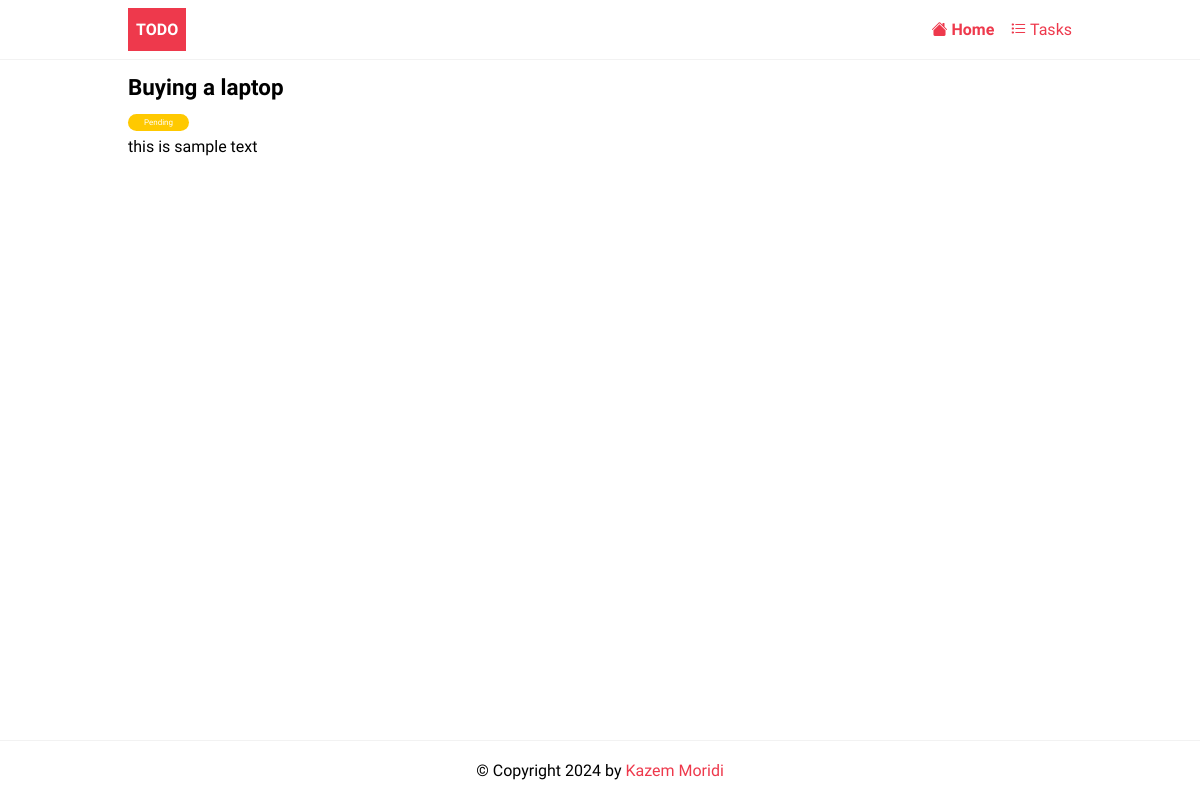
The app's page /task/1/, older data.
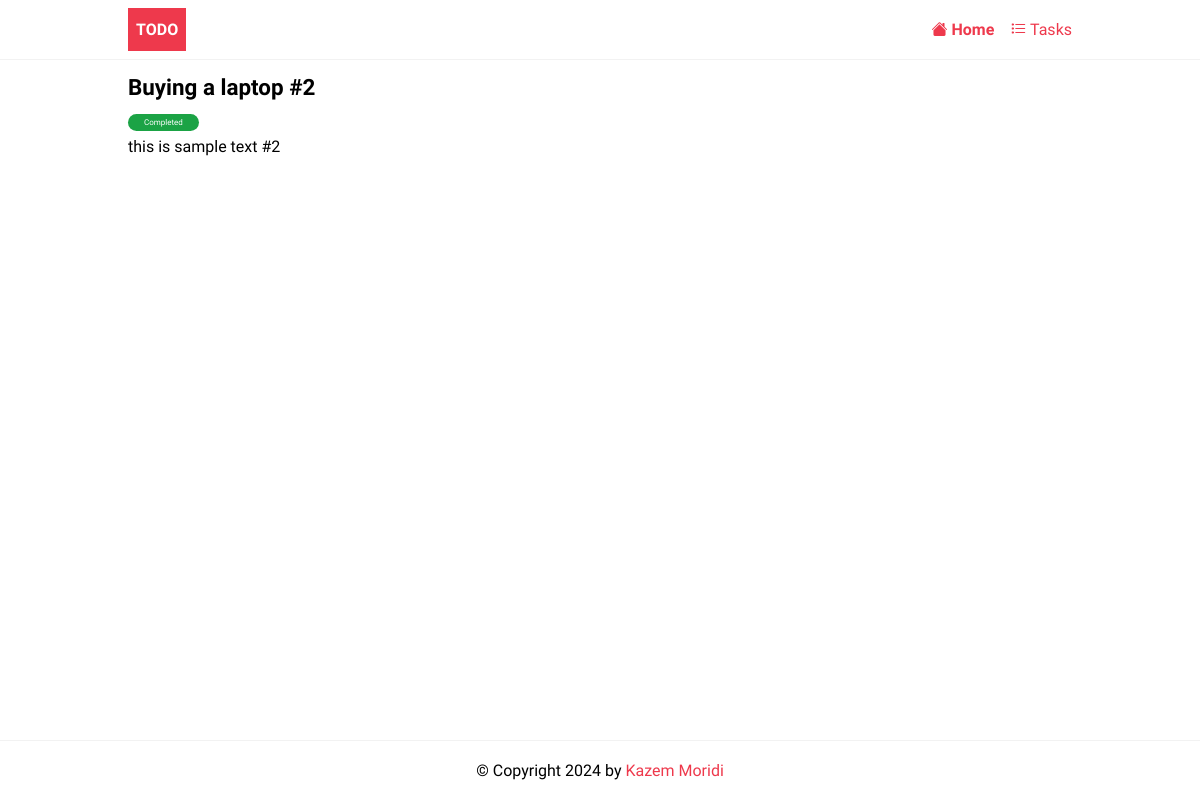
The same page, newer data.
### todo/models.py (models this page shows, shortened)
class Task(models.Model):
    title = models.CharField(max_length=255)
    description = models.TextField(null=True, blank=True)
    completed = models.BooleanField(default=False)
    created_at = models.DateTimeField(auto_now_add=True)
    user = models.ForeignKey(User,on_delete=models.CASCADE, null=True, blank=True)
    class Meta:
        ordering = ['completed']

### todo/views.py (the view)
# urls.py: path('task/<int:pk>/', views.TaskDetail.as_view(template_name='todo/task_detail.html'), name='task'),
class TaskDetail(DetailView):
    model = Task
    context_object_name = 'task'

### todo/templates/todo/task_detail.html
{% extends "base.html" %} {%block content%}
<article class="task">
<header>
    <h2>{{ task.title }}</h2>
    <span class="badge {% if task.completed %}badge-completed{% else %}badge-pending{%endif%}">
        {% if task.completed %} Completed {%else%} Pending {%endif%}
    </span>
</header>
<p>{{ task.description }}</p>
</article>
{%endblock %}

### templates/base.html (shortened to what this page needs)
{%load static %}
<!DOCTYPE html>
<html lang="en">
  <head>
    <link rel="stylesheet" href="{% static 'css/style.css' %}" />
  </head>
  <body>
    <header class="header">
      <div class="container">
        <a href="{%url 'home'%}" class="logo">Todo</a>
        <nav class="nav">
          <a href="{%url 'home'%}"><i class="bi bi-house-fill"></i> Home</a>
          <a href="{%url 'tasks'%}"><i class="bi bi-list-task"></i> Tasks</a>
        </nav>
      </div>
    </header>
    <main>
      <div class="container">{%block content %} {%endblock content%}</div>
    </main>
    <footer class="footer">
      <div class="container">
        <p>
          &copy; Copyright {% now "Y" %} by
          <a href="https://www.kazemcodes.ir">Kazem Moridi</a>
        </p>
      </div>
    </footer>
  </body>
</html>

### static/css/style.css (style rules this page uses)
:root { --color-primary: #ee394c; --color-secondary: #86b7fe; --color-light: #f2f2f2; --color-gray: #ced4da; --color-dark: #212121; --color-white: #ffffff; --color-error: #e2442f; --color-warning: #ffc900; --color-info: #02a2b9; --color-success: #1ba345; --color-input: #00d1b2; --border-radius: 5px; }
* { margin: 0; padding: 0; box-sizing: border-box; text-rendering: optimizeLegibility; }
html, body { height: 100%; }
body { font-family: 'Dosis', sans-serif; font-size: 1rem; line-height: 1.7; display: flex; flex-direction: column; }
h2 { font-size: 1.4rem; }
a { color: var(--color-primary); text-decoration: none; }
.container { max-width: 960px; margin: 0 auto; padding: 0.5rem; }
.header { border-bottom: solid 1px var(--color-light); }
.header .container { display: flex; align-items: center; gap:1rem; }
.nav { display:flex; gap:1rem; align-items: center; justify-content: center; flex-basis: 100%; }
.nav a:nth-last-child(2) { margin-left: auto; font-weight: bold; }
.logo { padding: 0.5rem; background-color: var(--color-primary); text-decoration: none; color: var(--color-white); font-weight: bold; text-transform: uppercase; }
.task { margin-bottom: auto; }
.badge { font-size: 0.5rem; padding: 0.25rem 1rem; color: var(--color-white); border-radius: 2rem; align-self: flex-start; }
.badge-completed { background-color: var(--color-success); }
.footer p { text-align: center; }
.footer { margin-top: auto; padding: 0.5rem 0; border-top: solid 1px var(--color-light); }

Row changes from the older to the newer data that the page shows:
changed Task: title "Buying a laptop" → "Buying a laptop #2"; completed False → True (drawn); description "this is sample text" → "this is sample text #2"
Text that changed along with them:
text no longer shown: "Pending"
text now shown: "Completed"
